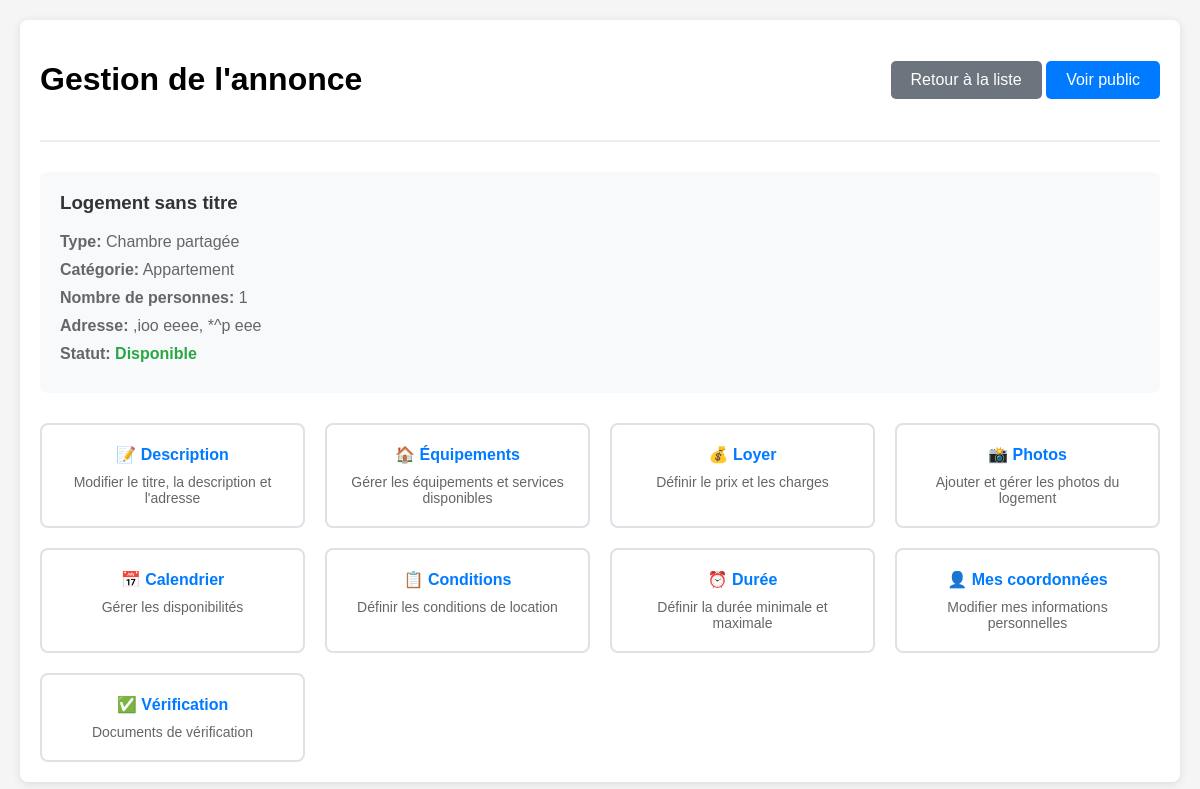
/annonce/dashboard/7/ (signed in), run on an earlier commit of the app's database.
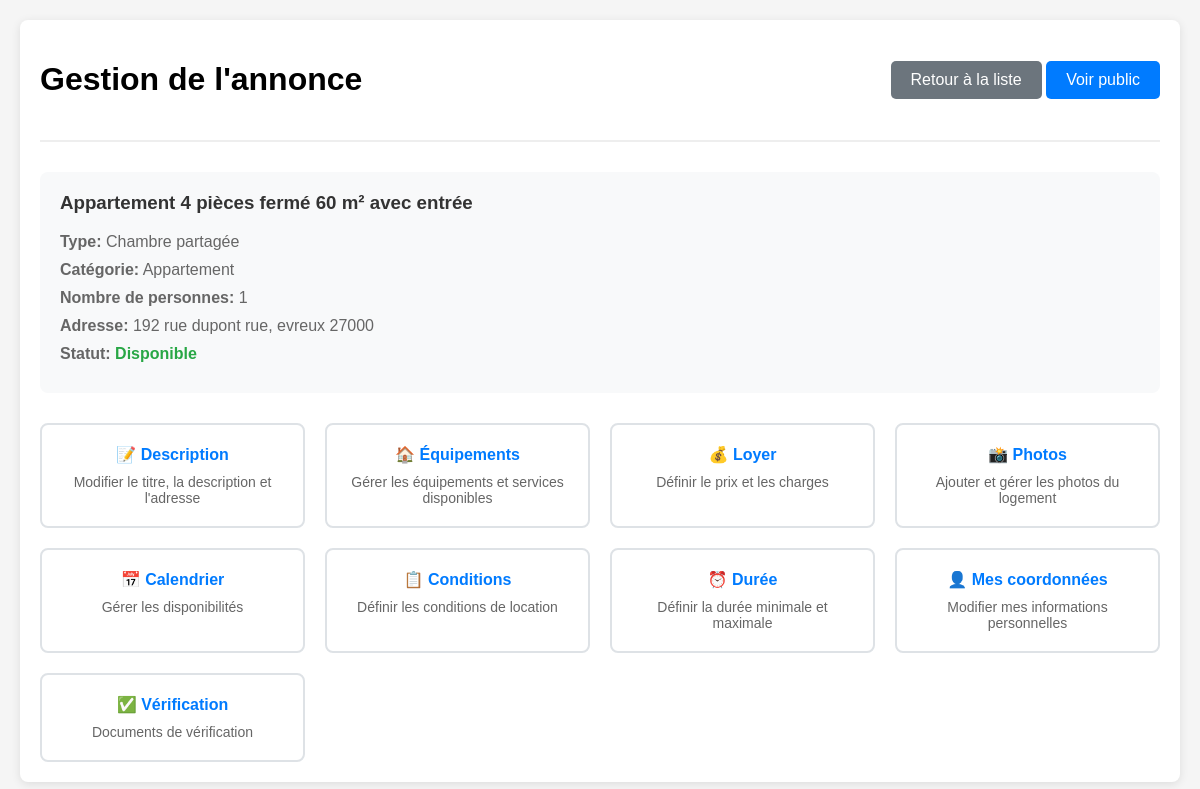
And on a later commit of the database.
### annonce/models.py (models this page shows)
class Annonce(models.Model):
    user = models.ForeignKey(
        settings.AUTH_USER_MODEL,
        null=True,
        on_delete=models.CASCADE,
        unique=False
    )
    class TypeHebergement(models.TextChoices):
        Appartemment = 'APPT', _('Appartemment')
        Maison = 'MAIS', _('Maison')
        Studio = 'STUD', _('Studio')
        Autre = 'OTHR', _('Autre')
    hebergement_choice = models.CharField(
        max_length=4,
        choices=TypeHebergement.choices,
        default=TypeHebergement.Appartemment,
        verbose_name="Type d'hébergement"
    )
    class TypeLocation(models.TextChoices):
        logement_entier = 'ENTR', _('Logement entier')
        chambre_privee = 'PRIV', _('Chambre privée')
        chambre_partagee = 'PART', _('Chambre partagée')
    type_location_choices = models.CharField(
        max_length=4,
        choices=TypeLocation.choices,
        default=TypeLocation.logement_entier,
        verbose_name="Location partielle ou totale"
    )
    categorie_logement = models.CharField(max_length=50, blank=True)
    titre_logement = models.CharField(max_length=50, blank=True)
    description = models.TextField(blank=True)
    nombre_personne = IntegerField(
        default=1,
        validators=[
            MaxValueValidator(20),
            MinValueValidator(1)
        ],
        blank=True
    )
    pieces_couchage = IntegerField(
        default=1,
        validators=[
            MaxValueValidator(10),
            MinValueValidator(1)
        ],
        blank=True
    )
    equipements = models.ManyToManyField(Equipements, blank=True)
    services = models.ManyToManyField(Services, blank=True)
    categorie_service = models.ManyToManyField(CategorieService, blank=True)
    charges = models.ManyToManyField(Charges, blank=True)
    dureeLocationMini = models.CharField(blank=True,null=True, max_length=50)
    dureeLocationMaxi = models.CharField(blank=True,null=True, max_length=50)
    loyer_tc = models.FloatField(max_length=50, blank=True, null=True)
    charges_loyer = models.FloatField(max_length=50, blank=True, null=True)
    reservation = models.OneToOneField(
        settings.AUTH_USER_MODEL,
        null=True,
        on_delete=models.CASCADE,
        unique=False,
        related_name = 'user_reserved'
    )
    reserved = models.BooleanField(default=False)
    locataire_interesse = models.ForeignKey(
        settings.AUTH_USER_MODEL,
        null=True,
        blank=True,
        on_delete=models.SET_NULL,
        related_name='annonces_interessees',
        verbose_name='Locataire intéressé'
    )
    address = models.OneToOneField(
        AdressAnnonce,
        on_delete=models.CASCADE,
        null=True,
    )

class AdressAnnonce(models.Model):
    rue = models.CharField(blank=True, max_length=20)
    voie = models.CharField(blank=True, max_length=35)
    ville = models.CharField(blank=True, max_length=20)
    region = models.CharField(blank=True, max_length=20)
    zipCode = models.CharField(blank=True, max_length=5)
    pays = models.CharField(blank=True, max_length=20)

### annonce/views.py (the view)
# urls.py: path('dashboard/<int:pk>/', views.dashboard_view, name='dashboard-annonce'),
@login_required
def dashboard_view(request, pk):
    myObject = Annonce.objects.get(id=pk)
    context = {'obj': myObject}
    return render(request, 'annonce/dashboard/dashboard.html', context)

### templates/annonce/dashboard/dashboard.html (shortened to what this page needs)
<!DOCTYPE html>
<html lang="fr">
<head>
</head>
<body>
    <div class="container">
        <div class="header">
            <h1>Gestion de l'annonce</h1>
            <div>
                <a href="{% url 'dashboard-list' %}" class="btn btn-secondary">Retour à la liste</a>
                <a href="/annonce/detail_annonce/{{ obj.id }}" class="btn" target="_blank">Voir public</a>
            </div>
        </div>
        <div class="annonce-info">
            <h3>{{ obj.titre_logement|default:"Logement sans titre" }}</h3>
            <div class="info-item">
                <strong>Type:</strong> {{ obj.get_type_location_choices_display }}
            </div>
            <div class="info-item">
                <strong>Catégorie:</strong> {{ obj.categorie_logement|default:"Non définie" }}
            </div>
            <div class="info-item">
                <strong>Nombre de personnes:</strong> {{ obj.nombre_personne }}
            </div>
            {% if obj.address %}
            <div class="info-item">
                <strong>Adresse:</strong>
                {{ obj.address.rue }} {{ obj.address.voie }}, {{ obj.address.ville }} {{ obj.address.zipCode }}
            </div>
            {% endif %}
            <div class="info-item">
                <strong>Statut:</strong>
                {% if obj.reserved %}
                    <span style="color: #dc3545; font-weight: bold;">Réservé</span>
                {% else %}
                    <span style="color: #28a745; font-weight: bold;">Disponible</span>
                {% endif %}
            </div>
        </div>
        <div class="dashboard-menu">
            <a href="{% url 'dashboard-description' obj.id %}" class="menu-item">
                <h4>📝 Description</h4>
                <p>Modifier le titre, la description et l'adresse</p>
            </a>
            <a href="{% url 'dashboard-equipment' obj.id %}" class="menu-item">
                <h4>🏠 Équipements</h4>
                <p>Gérer les équipements et services disponibles</p>
            </a>
            <a href="{% url 'dashboard-loyer' obj.id %}" class="menu-item">
                <h4>💰 Loyer</h4>
                <p>Définir le prix et les charges</p>
            </a>
            <a href="{% url 'dashboard-image' obj.id %}" class="menu-item">
                <h4>📸 Photos</h4>
                <p>Ajouter et gérer les photos du logement</p>
            </a>
            <a href="{% url 'dashboard-calendrier' obj.id %}" class="menu-item">
                <h4>📅 Calendrier</h4>
                <p>Gérer les disponibilités</p>
            </a>
            <a href="{% url 'dashboard-conditions' obj.id %}" class="menu-item">
                <h4>📋 Conditions</h4>
                <p>Définir les conditions de location</p>
            </a>
            <a href="{% url 'dashboard-duree' obj.id %}" class="menu-item">
                <h4>⏰ Durée</h4>
                <p>Définir la durée minimale et maximale</p>
            </a>
            <a href="{% url 'dashboard-usercoord' obj.id %}" class="menu-item">
                <h4>👤 Mes coordonnées</h4>
                <p>Modifier mes informations personnelles</p>
            </a>
            <a href="{% url 'dashboard-verification' obj.id %}" class="menu-item">
                <h4>✅ Vérification</h4>
                <p>Documents de vérification</p>
            </a>
        </div>
    </div>
</body>
</html>

What changed in the data, as far as the page shows it:
changed Annonce "Chambre partagée": titre_logement "Logement sans titre" → "Appartement 4 pièces fermé 60 m² avec entrée"; address.rue ",ioo" → "192 rue dupont"; address.voie "eeee" → "rue"; address.ville "*^p" → "evreux"; address.zipCode "eee" → "27000"
